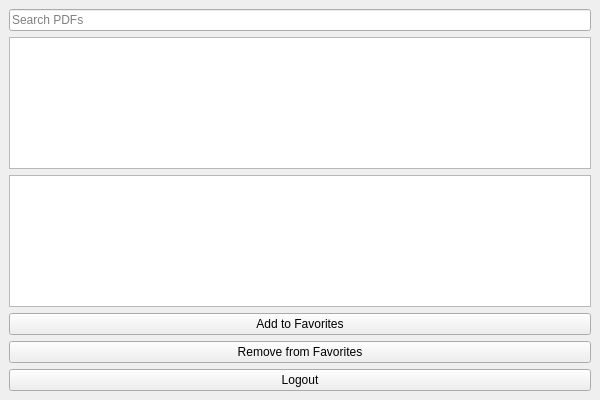
<?xml version="1.0" encoding="UTF-8"?>
<ui version="4.0">
 <class>UserWindow</class>
 <widget class="QMainWindow" name="UserWindow">
  <property name="geometry">
   <rect>
    <x>0</x>
    <y>0</y>
    <width>600</width>
    <height>400</height>
   </rect>
  </property>
  <property name="windowTitle">
   <string>User Dashboard</string>
  </property>
  <widget class="QWidget" name="centralwidget">
   <layout class="QVBoxLayout" name="verticalLayout">
    <item>
     <widget class="QLineEdit" name="searchInput">
      <property name="placeholderText">
       <string>Search PDFs</string>
      </property>
     </widget>
    </item>
    <item>
     <widget class="QListWidget" name="fileList"/>
    </item>
    <item>
     <widget class="QListWidget" name="favoritesList"/>
    </item>
    <item>
     <widget class="QPushButton" name="addToFavoritesButton">
      <property name="text">
       <string>Add to Favorites</string>
      </property>
     </widget>
    </item>
    <item>
     <widget class="QPushButton" name="removeFromFavoritesButton">
      <property name="text">
       <string>Remove from Favorites</string>
      </property>
     </widget>
    </item>
    <item>
     <widget class="QPushButton" name="logoutButton">
      <property name="text">
       <string>Logout</string>
      </property>
     </widget>
    </item>
   </layout>
  </widget>
 </widget>
 <resources/>
 <connections/>
</ui>
